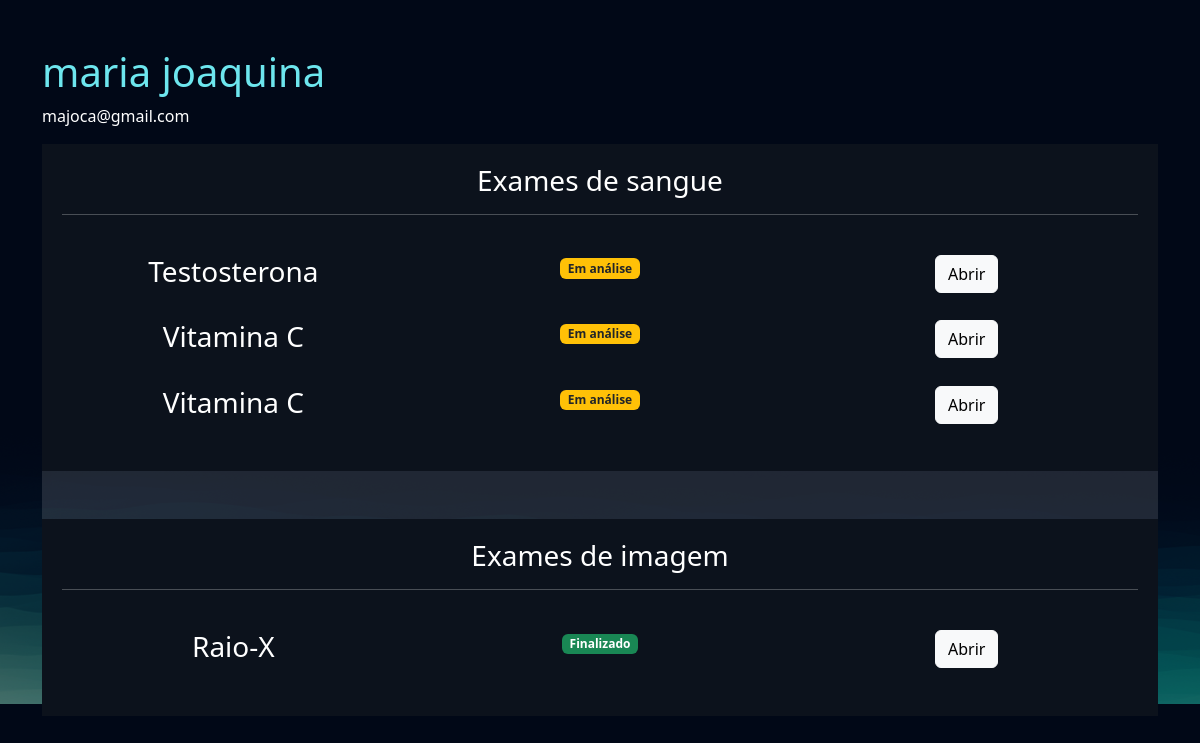
The page /empresarial/cliente/4 (signed in) on the database its author committed.
### exames/models.py (models this page shows, shortened)
class SolicitacaoExame(models.Model):
    choice_status = (
        ('E', 'Em análise'),
        ('F', 'Finalizado')
    )
    usuario = models.ForeignKey(User, on_delete=models.DO_NOTHING)
    exame = models.ForeignKey(TiposExames, on_delete=models.DO_NOTHING)
    status = models.CharField(max_length=2, choices=choice_status)
    resultado = models.FileField(upload_to="resultados", null=True, blank=True)
    requer_senha = models.BooleanField(default=False)
    senha = models.CharField(max_length=6, null=True, blank=True)
    def badge_template(self):
        if self.status == 'E':
            classes_css = 'bg-warning text-dark'
            texto = "Em análise"
        elif self.status == 'F':
            classes_css = 'bg-success'
            texto = "Finalizado"
        return mark_safe(f"<span class='badge bg-primary {classes_css}'>{texto}</span>")

class TiposExames(models.Model):
    tipo_choices = (
        ('I', 'Exame de imagem'),
        ('S', 'Exame de Sangue')
    )
    nome = models.CharField(max_length=50)
    tipo = models.CharField(max_length=2, choices=tipo_choices)
    preco = models.FloatField()
    disponivel = models.BooleanField(default=True)
    horario_inicial = models.IntegerField()
    horario_final = models.IntegerField()

### empresarial/views.py (the view)
# urls.py: path('cliente/<int:cliente_id>', views.cliente, name="cliente"),
@staff_member_required
def cliente(request, cliente_id):
    cliente = User.objects.get(id=cliente_id)
    exames = SolicitacaoExame.objects.filter(usuario=cliente)
    return render(request, 'cliente.html', {'cliente': cliente, 'exames': exames})

### empresarial/templates/cliente.html (shortened to what this page needs)
{% extends "bases/base.html" %}
{% load static %}
{% block 'head' %}
    <link href="{% static 'exames/css/css.css' %}" rel="stylesheet">
    <link href="{% static 'exames/css/gerenciar_pedidos.css' %}" rel="stylesheet">
    <link href="{% static 'exames/css/gerenciar_exames.css' %}" rel="stylesheet">
{% endblock 'head' %}
{% block 'conteudo' %}
    <br>
    <br>
    <div class="container">
        <h3 class="font-destaque">{{cliente.get_full_name}}</h3>
        <p>{{cliente.email}}</p>
        <div class="card card-view">
            <div class="sub-card">
                <h3>Exames de sangue</h3>
                <hr>
                <br>
                {% for exame in exames  %}
                    {% if  exame.exame.tipo == 'S'%}
                        <div class="row">
                            <div class="col-md"><h3>{{exame.exame.nome}}</h3></div>
                            <div class="col-md">{{exame.badge_template}}</div>
                            <div class="col-md">
                                <a href="{% url "exame_cliente" exame.id %}" class="btn btn-light">Abrir</a>
                            </div>
                        </div>
                        <br>
                    {% endif %}
                {% endfor %}
            </div>
            <br>
            <br>
            <div class="sub-card">
                <h3>Exames de imagem</h3>
                <hr>
                <br>
                {% for exame in exames  %}
                    {% if  exame.exame.tipo == 'I'%}
                        <div class="row">
                            <div class="col-md"><h3>{{exame.exame.nome}}</h3></div>
                            <div class="col-md">{{exame.badge_template}}</div>
                            <div class="col-md"><a href="{% url "exame_cliente" exame.id %}" class="btn btn-light">Abrir</a></div>
                        </div>
                        <br>
                    {% endif %}
                {% endfor %}
            </div>
        </div>
    </div>
{% endblock 'conteudo' %}

### templates/static/geral/css/base.css (style rules this page uses)
:root { --main-color: #151C34; --dark-color: #0C121C ; --light-color: #6DE6EE; --contrast-color: #f4c96b; --differential-color: #066668; }
* { color: white }
.font-destaque { color: var(--light-color); font-size: 40px; }

### templates/static/exames/css/css.css (style rules this page uses)
body { background-image: url('/static/geral/img/bg2.png'); background-size: cover; }
.card { background-color: rgba(217, 217, 217, .14); color: white; padding: 15px; }

### templates/static/exames/css/gerenciar_pedidos.css (style rules this page uses)
.card-view { text-align: center; padding: 0; border: none; height: 70vh; }

### templates/static/exames/css/gerenciar_exames.css (style rules this page uses)
.sub-card { background-color: var(--dark-color); padding: 20px; }

### rows shown on the page
SolicitacaoExame: exame.nome "Testosterona", badge_template "Em análise"
SolicitacaoExame: exame.nome "Vitamina C", badge_template "Em análise"
SolicitacaoExame: exame.nome "Vitamina C", badge_template "Em análise"
SolicitacaoExame: exame.nome "Raio-X", badge_template "Finalizado"

### other values the page prints
{{ cliente.get_full_name }} "maria joaquina"
{{ cliente.email }} "majoca@gmail.com"
